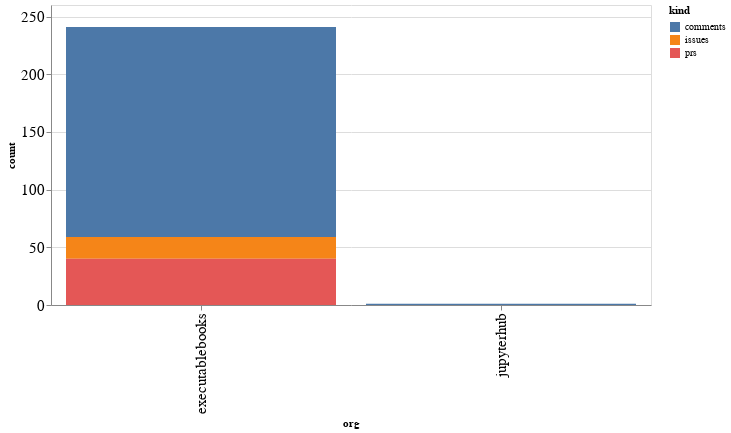

Here is the notebook cell this chart was saved with:
### Code cell
alt.Chart(org_summaries, width=600).mark_bar().encode(
    x='org',
    y='count',
    color='kind',
    tooltip="org"
)

### Figure 1 — Vega-Lite specification as saved in the notebook (floating-point values rounded to 4 significant figures)
{"config": {"axisLeft": {"labelFontSize": 15}, "axisBottom": {"labelFontSize": 15}}, "data": {"name": "data-b880fa6aa13c394090e024cd84dca67e"}, "mark": "bar", "encoding": {"color": {"type": "nominal", "field": "kind"}, "tooltip": {"type": "nominal", "field": "org"}, "x": {"type": "nominal", "field": "org"}, "y": {"type": "quantitative", "field": "count"}}, "width": 600, "$schema": "https://vega.github.io/schema/vega-lite/v4.8.1.json", "datasets": {"data-b880fa6aa13c394090e024cd84dca67e": [{"org": "executablebooks", "kind": "comments", "count": 182}, {"org": "executablebooks", "kind": "issues", "count": 19}, {"org": "executablebooks", "kind": "prs", "count": 40}, {"org": "jupyterhub", "kind": "comments", "count": 1}]}}
